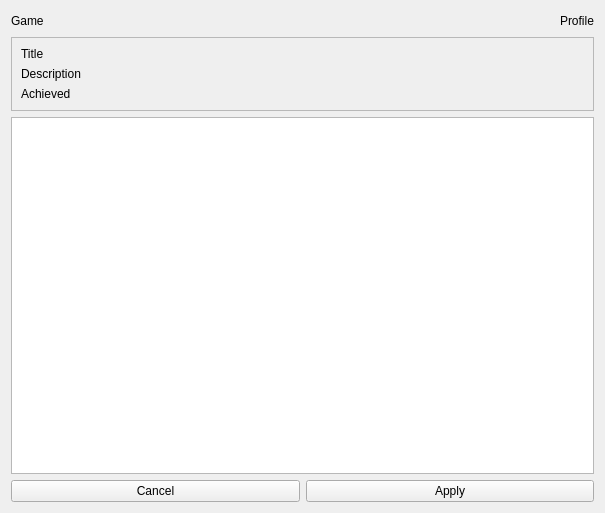
<?xml version="1.0" encoding="UTF-8"?>
<ui version="4.0">
 <class>FormComments</class>
 <widget class="QWidget" name="FormComments">
  <property name="geometry">
   <rect>
    <x>0</x>
    <y>0</y>
    <width>605</width>
    <height>513</height>
   </rect>
  </property>
  <property name="windowTitle">
   <string>Form</string>
  </property>
  <layout class="QVBoxLayout" name="verticalLayout_2">
   <item>
    <layout class="QHBoxLayout" name="horizontalLayout">
     <item>
      <widget class="QLabel" name="LabelGameTitle">
       <property name="text">
        <string>Game</string>
       </property>
      </widget>
     </item>
     <item>
      <spacer name="horizontalSpacer">
       <property name="orientation">
        <enum>Qt::Horizontal</enum>
       </property>
       <property name="sizeHint" stdset="0">
        <size>
         <width>40</width>
         <height>20</height>
        </size>
       </property>
      </spacer>
     </item>
     <item>
      <widget class="QLabel" name="LabelProfileName">
       <property name="text">
        <string>Profile</string>
       </property>
      </widget>
     </item>
    </layout>
   </item>
   <item>
    <widget class="QFrame" name="FrameAchievement">
     <property name="frameShape">
      <enum>QFrame::StyledPanel</enum>
     </property>
     <property name="frameShadow">
      <enum>QFrame::Raised</enum>
     </property>
     <layout class="QVBoxLayout" name="verticalLayout">
      <item>
       <widget class="QLabel" name="LabelAchievementTitle">
        <property name="text">
         <string>Title</string>
        </property>
        <property name="wordWrap">
         <bool>true</bool>
        </property>
       </widget>
      </item>
      <item>
       <widget class="QLabel" name="LabelAchievementDescription">
        <property name="text">
         <string>Description</string>
        </property>
        <property name="wordWrap">
         <bool>true</bool>
        </property>
       </widget>
      </item>
      <item>
       <widget class="QLabel" name="LabelAchievementAchieved">
        <property name="text">
         <string>Achieved</string>
        </property>
       </widget>
      </item>
     </layout>
    </widget>
   </item>
   <item>
    <widget class="QTextEdit" name="TextEditComment"/>
   </item>
   <item>
    <layout class="QHBoxLayout" name="horizontalLayout_2">
     <item>
      <widget class="QPushButton" name="ButtonCancel">
       <property name="text">
        <string>Cancel</string>
       </property>
      </widget>
     </item>
     <item>
      <widget class="QPushButton" name="ButtonApply">
       <property name="text">
        <string>Apply</string>
       </property>
      </widget>
     </item>
    </layout>
   </item>
  </layout>
 </widget>
 <resources/>
 <connections/>
</ui>
